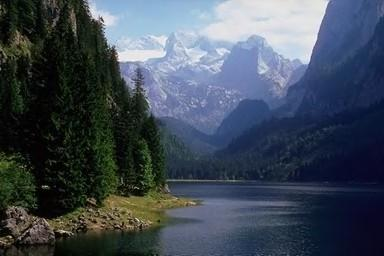
#> input picture project/images/735.jpg, 384 x 256 px; its folder holds 4 pictures in this run
$ jupyter execute --allow-errors projectfaiss.ipynb
#> lines starting #> are read from the running program, lines starting #| are printed output that depends on the picture
Autores:
- Alejandro Pastor Membrado
- Ángel Romero Huici

# Librerías

Importamos las librerías necesarias para procesar imágenes, extraer características y gestionar índices de búsqueda con FAISS. También configura el entorno para evitar conflictos de librerías con OpenMP.

[cell 1]
import glob
import os
from collections import Counter

import cv2
import faiss
import matplotlib.pyplot as plt
import numpy as np
import torch
import torchvision.models as models
from PIL import Image
from faiss import read_index, write_index
from skimage.io import imread_collection
import torch
import torch.nn as nn
from torchvision import transforms
from torchvision.models import inception_v3, Inception_V3_Weights, ResNet152_Weights, EfficientNet_B0_Weights

#Soluciona un posible problema relacionado con duplicados de bibliotecas en sistemas que usan OpenMP
os.environ["KMP_DUPLICATE_LIB_OK"] = "TRUE"

# Conjunto de imágenes

El conjunto original de imágenes se ha obtenido de https://www.kaggle.com/datasets/elkamel/corel-images?resource=download y consta de 1000 imágenes organizadas en 10 clases. De estas, se utilizarán 900 imágenes para entrenamiento (90 por clase) para extraer las características del sistema, y las 100 restantes (10 por clase) se destinarán a pruebas para evaluar el rendimiento del modelo.

## Creación de directorios

A continuación, se procesan y almacenan las imágenes obtenidas del conjunto de datos descargado de Kaggle en dos directorios separados. Las 900 imágenes de entrenamiento se guardan en la carpeta images y se utilizan para extraer las características que conformarán la base de datos del modelo. Por otro lado, las imágenes de prueba se almacenan en la carpeta queries y se emplean para evaluar el rendimiento del modelo.

Base de datos de imágenes (images)

[cell 2]
col_dir = 'dataset/training_set/**/*.jpg'
image_paths = glob.glob(col_dir, recursive=True)

#El código únicamente se ejecuta si la carpeta images no existe
if not os.path.exists('images'):
    os.mkdir('images')
    col = imread_collection(image_paths)
    for i in range(len(col)):
        im = Image.fromarray(col[i])
        im.save(f"images/{i}.jpg")
    print("Imágenes almacenadas en la carpeta images.")
else:
    print("La carpeta images ya existe. No se realizaron cambios.")

Imágenes de búsqueda (queries)

[cell 3]
col_test_dir = 'dataset/test_set/**/*.jpg'
test_image_paths = glob.glob(col_test_dir, recursive=True)

#El código únicamente se ejecuta si la carpeta queries no existe
if not os.path.exists('queries'):
    os.mkdir('queries')
    col_test = imread_collection(test_image_paths)
    for i in range(len(col_test)):
        im = Image.fromarray(col_test[i])
        im.save(f"queries/{i}.jpg")
    print("Imágenes de prueba almacenadas en la carpeta queries.")
else:
    print("La carpeta queries ya existe. No se realizaron cambios.")

## Lectura de imágenes

Se cargan las imágenes almacenadas en el paso anterior y se guardan en una variable de tipo ImageCollection de skimage, un tipo de objeto diseñado para gestionar y manipular conjuntos de imágenes.

[cell 4]
col_dir = 'images/*.jpg'
image_paths = glob.glob(col_dir, recursive=True)
col = imread_collection(image_paths)
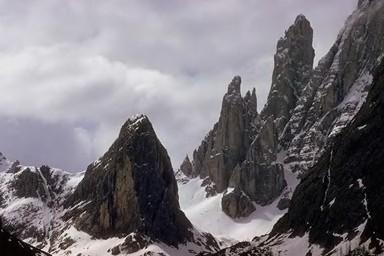
#> input picture project/images/737.jpg, 384 x 256 px
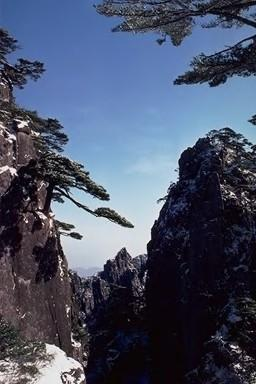
#> input picture project/images/742.jpg, 256 x 384 px
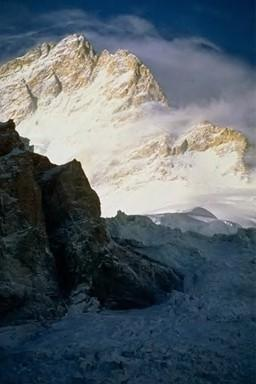
#> input picture project/images/746.jpg, 256 x 384 px
#> col = 4 items

print(f"Cantidad de imágenes base de datos: {len(col)}")
#| Cantidad de imágenes base de datos: 4

[cell 5]
col_test_dir = 'queries/*.jpg'
test_image_paths = glob.glob(col_test_dir, recursive=True)
col_test = imread_collection(test_image_paths)

print(f"Cantidad de imágenes queries: {len(col_test)}")

# Preparación

## Carga de modelos

Se cargan y configuran tres modelos de redes neuronales preentrenados de PyTorch para su uso como extractores de características de imágenes. Todos los modelos han sido entrenados previamente con pesos de ImageNet, y el procedimiento es similar en cada caso: se elimina o desactiva la última capa, que se utilizaría para tareas de clasificación, permitiendo que el modelo devuelva únicamente las características extraídas. Los modelos utilizados son:
* ResNet-152
* EfficientNet
* Inception V3

En el caso de ResNet-152 y EfficientNet, se elimina la última capa y se desactiva el ajuste de pesos para asegurar que solo se extraigan características. En el caso de Inception V3, la capa de clasificación se reemplaza por una capa de identidad y el modelo se coloca en modo de evaluación para asegurar un funcionamiento correcto durante la extracción de características.

#> (a cell that did not finish here is left out)

## Funciones extractores

Se definen las funciones de extracción de características usando varios métodos diferentes: cálculo del histograma, extracción de descriptores SIFT y uso de los modelos de redes neuronales preentrenados ResNet152, EfficientNetB0 e InceptionV3.

[cell 7]
# [80 lines left out: functions histo, sift, resnet, efficientnet, inception_v3, not called in this run]

## Funciones de evaluación

Se definen las funciones necesarias para poder obtener el accuracy del modelo con cada uno de los extractores. Esto permitirá llegar a una conclusión acerca de cual es el que mejor se adapta al problema planteado.

[cell 8]
#Se definen diccionarios para agrupar índices según las clases a las que pertenecen.
training_classes = {
    'beaches' : list(range(0,90)),
    'bus' : list(range(90,180)),
    'dinosaurs' : list(range(180,270)),
    'elephants' : list(range(270,360)),
    'flowers' : list(range(360,450)),
    'foods' : list(range(450,540)),
    'horses' : list(range(540,630)),
    'monuments' : list(range(630,720)),
    'mountains_and_snow' : list(range(720,810)),
    'people_and_villages_in_Africa' : list(range(810,900)),
}

test_classes = {
    'beaches' : list(range(0,10)),
    'bus' : list(range(10,20)),
    'dinosaurs' : list(range(20,30)),
    'elephants' : list(range(30,40)),
    'flowers' : list(range(40,50)),
    'foods' : list(range(50,60)),
    'horses' : list(range(60,70)),
    'monuments' : list(range(70,80)),
    'mountains_and_snow' : list(range(80,90)),
    'people_and_villages_in_Africa' : list(range(90,100)),
}


# funciones auxiliares
# [24 lines left out: functions get_training_class_name, get_test_class_name, get_result_classes, not called in this run]


# funciones score
def get_extractor_consistency(index_path,k):
    """Evalúa la consistencia de un extractor de características con base en la diversidad de clases en
    los resultados de búsqueda."""
#> (the call stopped at in get_extractor_consistency, `index = read_index(index_path)`: faiss is not available in this run)
    index = read_index(index_path)
    consistencies = []
    for i in range(0,len(col_test)):
        if index_path == 'ext_1.index':
            a = histo(Image.open(f"queries/{i}.jpg"))

        elif index_path == 'ext_2.index':
            a = sift(Image.open(f"queries/{i}.jpg"))

        elif index_path == 'ext_3.index':
            a = resnet(Image.open(f"queries/{i}.jpg"))
        elif index_path == 'ext_4.index':
            a = efficientnet(Image.open(f"queries/{i}.jpg"))
        elif index_path == 'ext_5.index':
            a = inception_v3(Image.open(f"queries/{i}.jpg"))
        else:
            a = None
        D, I = index.search(a, k)  # Realizar la búsqueda
        result_classes = get_result_classes(I[0])
        consistencies.append(1/len(result_classes.keys()))
    return sum(consistencies) / len(consistencies)

# [27 lines left out: function get_acc, not called in this run]

## Evaluación de los modelos

Se evalúan los distintos extractores con las funciones definidas anteriormente.

[cell 9]
model_faiss_index = {
    'Histogramas de niveles de gris': 'ext_1.index',
    'SIFT': 'ext_2.index',
    'ResNet': 'ext_3.index',
    'EfficientNet': 'ext_4.index',
    'Inception V3': 'ext_5.index',
}

#> (the rest of this cell did not finish here and is left out)

# Definición de los extractores y Creación de índices FAISS

## EXTRACTOR 1 - Histogramas de niveles de gris

Extraer características: vectores de 256 elementos por imagen

[cell 10]
xb = np.zeros((len(col),256)).astype('float32')

for i in range(0,len(col)):
    v = np.histogram(col[i].ravel(),256,[0,256])[0]
    xb[i,:] = v
#> this loop made 4 passes

#Normalización
faiss.normalize_L2(xb)
#> (this line was passed over: faiss is not available in this run)

#Índice
#> (the rest of this cell did not finish here and is left out)

Búsqueda de prueba

#> (a cell that did not finish here is left out)

## EXTRACTOR 2 - SIFT

Extracción de características

[cell 12]
b = []
sift_ext = cv2.SIFT_create(nfeatures=128)
for i in range(0,len(col)):
    gray = cv2.cvtColor(col[i], cv2.COLOR_RGB2GRAY)
    keypoints, descriptors = sift_ext.detectAndCompute(gray, mask=None)
    b.append(descriptors[0])
#> this loop made 4 passes
#> pass 1, `gray = cv2.cvtColor(col[i], cv2.COLOR_RGB2GRAY)`:
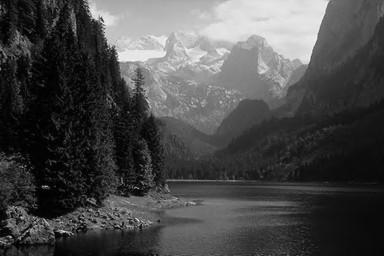
#> gray: shape (256, 384); min 0, max 250, mean 73.2
#> pass 3, `gray = cv2.cvtColor(col[i], cv2.COLOR_RGB2GRAY)`:
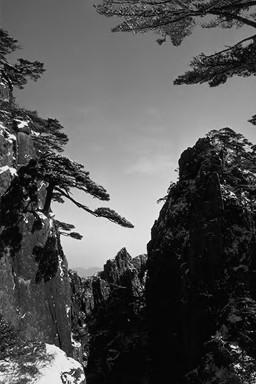
#> gray: shape (384, 256); min 0, max 254, mean 82.3
#> after the loop:
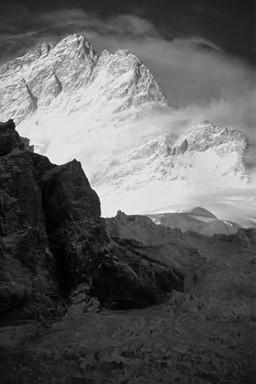
#> gray: shape (384, 256); min 0, max 255, mean 95.5
#> after the loop, b = 4 items

xb = np.zeros((len(col),128)).astype('float32')

for i in range(0,len(xb)):
    xb[i,:b[i].size] = b[i]

#Normalizar
faiss.normalize_L2(xb)
#> (this line was passed over: faiss is not available in this run)

#índice
#> (the rest of this cell did not finish here and is left out)

Búsqueda de prueba

#> (a cell that did not finish here is left out)

## EXTRACTOR 3 - ResNet preentrenada sin la última capa

Extracción de características. Vector de 2048 elementos por imagen

[cell 14]
def features_resnet(index):
    input_image = Image.open(f"images/{index}.jpg")
    preprocess = transforms.Compose([
        transforms.Resize(256),
        transforms.CenterCrop(224),
        transforms.ToTensor(),
        transforms.Normalize(mean=[0.485, 0.456, 0.406], std=[0.229, 0.224, 0.225]),
    ])
    input_tensor = preprocess(input_image)
    input_batch = input_tensor.unsqueeze(0)
    features = resnet152(input_batch)
    return features.numpy()[0,:,0,0]


xb = np.zeros((900,2048)).astype('float32')

#> (the rest of this cell did not finish here and is left out)

Búsqueda de prueba

#> (a cell that did not finish here is left out)

## EXTRACTOR 4 - EfficientNet preentrenada sin la última capa

[cell 16]
def features_efficientnet(index):
    input_image = Image.open(f"images/{index}.jpg")
    preprocess = transforms.Compose([
        transforms.Resize(600),
        transforms.CenterCrop(600),
        transforms.ToTensor(),
        transforms.Normalize(mean=[0.485, 0.456, 0.406], std=[0.229, 0.224, 0.225]),
    ])
    input_tensor = preprocess(input_image).unsqueeze(0)
    with torch.no_grad():
        features = efficientnet_model(input_tensor).cpu().numpy()[0, :, 0, 0]
    return features / np.linalg.norm(features)

xa = np.zeros((900, 1280), dtype="float32")
#> xa: shape (900, 1280) float32; every value is 0

#> (the rest of this cell did not finish here and is left out)


#Normalización
faiss.normalize_L2(xa)

#Creacción del índice
index = faiss.IndexFlatL2(1280)
index.add(xa)

write_index(index, "ext_4.index")
